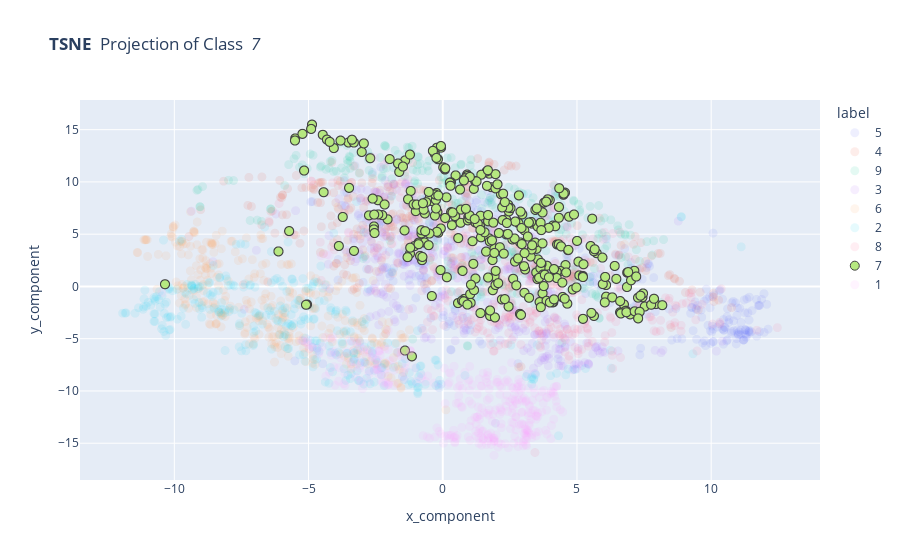

Here is the notebook cell this chart was saved with:
### Code cell
x_components = np.array(tsne[:, 0])
y_components = np.array(tsne[:, 1])
labels = np.array(y)

df = pd.DataFrame({'label': labels, 'x_component': x_components, 'y_component': y_components}, 
                  columns=['label', 'x_component', 'y_component'])

df['label'] = df['label'].astype(str)

label_to_check = 7 ### Check a specific group (1-9); 0 means no specific group chosen

plot_2d_NEW(df, label_to_check, "TSNE")

### Figure 1 — Plotly figure (JSON) as saved in the notebook; plotly's stock layout.template omitted (floating-point values rounded to 4 significant figures; data arrays with more than 128 entries replaced by an {"elided": "..."} marker saying what was removed)
{"data": [{"hovertemplate": "label=5<br>x_component=%{x}<br>y_component=%{y}<extra></extra>", "legendgroup": "5", "marker": {"color": "#636efa", "line": {"width": 0}, "size": 9, "symbol": "circle"}, "mode": "markers", "name": "5", "opacity": 0.1, "showlegend": true, "type": "scattergl", "x": {"elided": "272 float values"}, "xaxis": "x", "y": {"elided": "272 float values"}, "yaxis": "y"}, {"hovertemplate": "label=4<br>x_component=%{x}<br>y_component=%{y}<extra></extra>", "legendgroup": "4", "marker": {"color": "#EF553B", "line": {"width": 0}, "size": 9, "symbol": "circle"}, "mode": "markers", "name": "4", "opacity": 0.1, "showlegend": true, "type": "scattergl", "x": {"elided": "339 float values"}, "xaxis": "x", "y": {"elided": "339 float values"}, "yaxis": "y"}, {"hovertemplate": "label=9<br>x_component=%{x}<br>y_component=%{y}<extra></extra>", "legendgroup": "9", "marker": {"color": "#00cc96", "line": {"width": 0}, "size": 9, "symbol": "circle"}, "mode": "markers", "name": "9", "opacity": 0.1, "showlegend": true, "type": "scattergl", "x": {"elided": "327 float values"}, "xaxis": "x", "y": {"elided": "327 float values"}, "yaxis": "y"}, {"hovertemplate": "label=3<br>x_component=%{x}<br>y_component=%{y}<extra></extra>", "legendgroup": "3", "marker": {"color": "#ab63fa", "line": {"width": 0}, "size": 9, "symbol": "circle"}, "mode": "markers", "name": "3", "opacity": 0.1, "showlegend": true, "type": "scattergl", "x": {"elided": "362 float values"}, "xaxis": "x", "y": {"elided": "362 float values"}, "yaxis": "y"}, {"hovertemplate": "label=6<br>x_component=%{x}<br>y_component=%{y}<extra></extra>", "legendgroup": "6", "marker": {"color": "#FFA15A", "line": {"width": 0}, "size": 9, "symbol": "circle"}, "mode": "markers", "name": "6", "opacity": 0.1, "showlegend": true, "type": "scattergl", "x": {"elided": "338 float values"}, "xaxis": "x", "y": {"elided": "338 float values"}, "yaxis": "y"}, {"hovertemplate": "label=2<br>x_component=%{x}<br>y_component=%{y}<extra></extra>", "legendgroup": "2", "marker": {"color": "#19d3f3", "line": {"width": 0}, "size": 9, "symbol": "circle"}, "mode": "markers", "name": "2", "opacity": 0.1, "showlegend": true, "type": "scattergl", "x": {"elided": "341 float values"}, "xaxis": "x", "y": {"elided": "341 float values"}, "yaxis": "y"}, {"hovertemplate": "label=8<br>x_component=%{x}<br>y_component=%{y}<extra></extra>", "legendgroup": "8", "marker": {"color": "#FF6692", "line": {"width": 0}, "size": 9, "symbol": "circle"}, "mode": "markers", "name": "8", "opacity": 0.1, "showlegend": true, "type": "scattergl", "x": {"elided": "331 float values"}, "xaxis": "x", "y": {"elided": "331 float values"}, "yaxis": "y"}, {"hovertemplate": "label=7<br>x_component=%{x}<br>y_component=%{y}<extra></extra>", "legendgroup": "7", "marker": {"color": "#B6E880", "line": {"width": 1}, "size": 9, "symbol": "circle"}, "mode": "markers", "name": "7", "showlegend": true, "type": "scattergl", "x": {"elided": "341 float values"}, "xaxis": "x", "y": {"elided": "341 float values"}, "yaxis": "y"}, {"hovertemplate": "label=1<br>x_component=%{x}<br>y_component=%{y}<extra></extra>", "legendgroup": "1", "marker": {"color": "#FF97FF", "line": {"width": 0}, "size": 9, "symbol": "circle"}, "mode": "markers", "name": "1", "opacity": 0.1, "showlegend": true, "type": "scattergl", "x": {"elided": "349 float values"}, "xaxis": "x", "y": {"elided": "349 float values"}, "yaxis": "y"}], "layout": {"legend": {"title": {"text": "label"}, "tracegroupgap": 0}, "title": {"text": "<b> TSNE </b> Projection of Class <i> 7 </i>"}, "xaxis": {"anchor": "y", "domain": [0, 1], "title": {"text": "x_component"}}, "yaxis": {"anchor": "x", "domain": [0, 1], "title": {"text": "y_component"}}}}
